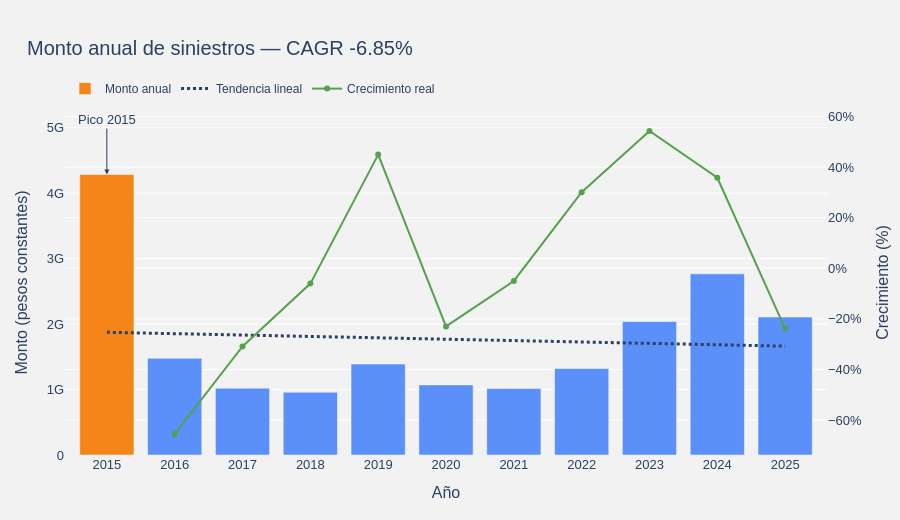

The cell this chart's notebook holds for it:
### Markdown cell above
### 3a. Mercado total: monto anual de siniestros

Se calcula el monto total sumando los cuatro desarrollos ajustados de cada registro y agrupando por el año de origen `año`. Las cifras se mantienen en pesos constantes de diciembre de 2025.

### Code cell
from IPython.display import clear_output
clear_output(wait=True)

import numpy as np
import plotly.graph_objects as go

# Sumar los pagos ajustados de los cuatro desarrollos por registro
columnas_pagos_ajustados = [
    f"{desarrollo}_monto pagado_ajustada"
    for desarrollo in range(4)
]

siniestros_analisis = sinestralidad_ajustada.copy()
siniestros_analisis["monto_siniestro"] = siniestros_analisis[
    columnas_pagos_ajustados
].sum(axis=1, min_count=1)

siniestros_mercado = (
    siniestros_analisis
    .groupby("año", as_index=True)["monto_siniestro"]
    .sum()
    .sort_index()
    .to_frame()
)
siniestros_mercado["variacion_monetaria"] = siniestros_mercado["monto_siniestro"].diff()
siniestros_mercado["crecimiento_real"] = siniestros_mercado["monto_siniestro"].pct_change() * 100

primer_anio = siniestros_mercado.index.min()
ultimo_anio = siniestros_mercado.index.max()
periodos = ultimo_anio - primer_anio
cagr_siniestros = (
    siniestros_mercado.loc[ultimo_anio, "monto_siniestro"]
    / siniestros_mercado.loc[primer_anio, "monto_siniestro"]
) ** (1 / periodos) - 1
cagr_siniestros *= 100

promedio_siniestros = siniestros_mercado["monto_siniestro"].mean()
desviacion_siniestros = siniestros_mercado["monto_siniestro"].std()
volatilidad_crecimiento = siniestros_mercado["crecimiento_real"].std()

coeficiente_siniestros = np.polyfit(
    siniestros_mercado.index.astype(float),
    siniestros_mercado["monto_siniestro"].to_numpy(),
    1,
)
pendiente_siniestros = coeficiente_siniestros[0]
tendencia_siniestros = np.polyval(
    coeficiente_siniestros,
    siniestros_mercado.index.astype(float),
)

tabla_siniestros = siniestros_mercado.rename(columns={
    "monto_siniestro": "Monto anual",
    "variacion_monetaria": "Variación monetaria",
    "crecimiento_real": "Crecimiento real (%)",
})

display(tabla_siniestros.style.format({
    "Monto anual": "{:,.2f}",
    "Variación monetaria": "{:,.2f}",
    "Crecimiento real (%)": "{:.2f}",
}))
print(f"TCAC/CAGR: {cagr_siniestros:.2f}%")
print(f"Promedio anual: {promedio_siniestros:,.2f}")
print(f"Desviación estándar del monto anual: {desviacion_siniestros:,.2f}")
print(f"Desviación estándar del crecimiento anual: {volatilidad_crecimiento:.2f}%")
print(f"Pendiente lineal: {pendiente_siniestros:,.2f} pesos/año")

anio_pico = siniestros_mercado["monto_siniestro"].idxmax()
anio_valle = siniestros_mercado["monto_siniestro"].idxmin()
print(
    f"Pico: {siniestros_mercado.loc[anio_pico, 'monto_siniestro']:,.2f} "
    f"pesos en {anio_pico}."
)
print(
    f"Valle: {siniestros_mercado.loc[anio_valle, 'monto_siniestro']:,.2f} "
    f"pesos en {anio_valle}."
)

colores_barras = [
    COLORES["naranja"] if year == anio_pico else COLORES["azul"]
    for year in siniestros_mercado.index
]

fig = go.Figure()
fig.add_bar(
    x=siniestros_mercado.index,
    y=siniestros_mercado["monto_siniestro"],
    name="Monto anual",
    marker_color=colores_barras,
)
fig.add_scatter(
    x=siniestros_mercado.index,
    y=tendencia_siniestros,
    mode="lines",
    name="Tendencia lineal",
    line=dict(color=COLORES["navy"], dash="dot", width=3),
)
fig.add_scatter(
    x=siniestros_mercado.index,
    y=siniestros_mercado["crecimiento_real"],
    mode="lines+markers",
    name="Crecimiento real",
    yaxis="y2",
    line=dict(color=COLORES["verde"], width=2),
)
fig.add_annotation(
    x=anio_pico,
    y=siniestros_mercado.loc[anio_pico, "monto_siniestro"],
    text=f"Pico {anio_pico}",
    showarrow=True,
    arrowhead=2,
    ax=0,
    ay=-55,
)
fig.update_layout(
    title=f"Monto anual de siniestros — CAGR {cagr_siniestros:.2f}%",
    template="reservas",
    height=520,
    legend=dict(orientation="h", y=1.02, x=0),
    yaxis=dict(title="Monto (pesos constantes)", tickformat="~s"),
    yaxis2=dict(title="Crecimiento (%)", overlaying="y", side="right", ticksuffix="%"),
    xaxis=dict(title="Año", dtick=1),
)
fig.show()

### Figure 1 — Plotly figure (JSON) as saved in the notebook; plotly's stock layout.template omitted (floating-point values rounded to 4 significant figures)
{"data": [{"marker": {"color": ["#F58518", "#5B8FF9", "#5B8FF9", "#5B8FF9", "#5B8FF9", "#5B8FF9", "#5B8FF9", "#5B8FF9", "#5B8FF9", "#5B8FF9", "#5B8FF9"]}, "name": "Monto anual", "type": "bar", "x": [2015, 2016, 2017, 2018, 2019, 2020, 2021, 2022, 2023, 2024, 2025], "y": [4286000000.0, 1479000000.0, 1022000000.0, 959500000.0, 1390000000.0, 1071000000.0, 1017000000.0, 1322000000.0, 2039000000.0, 2768000000.0, 2108000000.0]}, {"line": {"color": "#2A4163", "dash": "dot", "width": 3}, "mode": "lines", "name": "Tendencia lineal", "type": "scatter", "x": [2015, 2016, 2017, 2018, 2019, 2020, 2021, 2022, 2023, 2024, 2025], "y": [1875000000.0, 1854000000.0, 1833000000.0, 1811000000.0, 1790000000.0, 1769000000.0, 1748000000.0, 1727000000.0, 1706000000.0, 1684000000.0, 1663000000.0]}, {"line": {"color": "#54A24B", "width": 2}, "mode": "lines+markers", "name": "Crecimiento real", "type": "scatter", "x": [2015, 2016, 2017, 2018, 2019, 2020, 2021, 2022, 2023, 2024, 2025], "y": [NaN, -65.49, -30.93, -6.074, 44.89, -22.98, -5.038, 30.02, 54.22, 35.73, -23.83], "yaxis": "y2"}], "layout": {"annotations": [{"arrowhead": 2, "ax": 0, "ay": -55, "showarrow": true, "text": "Pico 2015", "x": 2015, "y": 4286000000.0}], "height": 520, "legend": {"orientation": "h", "x": 0, "y": 1.02}, "title": {"text": "Monto anual de siniestros — CAGR -6.85%"}, "xaxis": {"dtick": 1, "title": {"text": "Año"}}, "yaxis": {"tickformat": "~s", "title": {"text": "Monto (pesos constantes)"}}, "yaxis2": {"overlaying": "y", "side": "right", "ticksuffix": "%", "title": {"text": "Crecimiento (%)"}}}}
